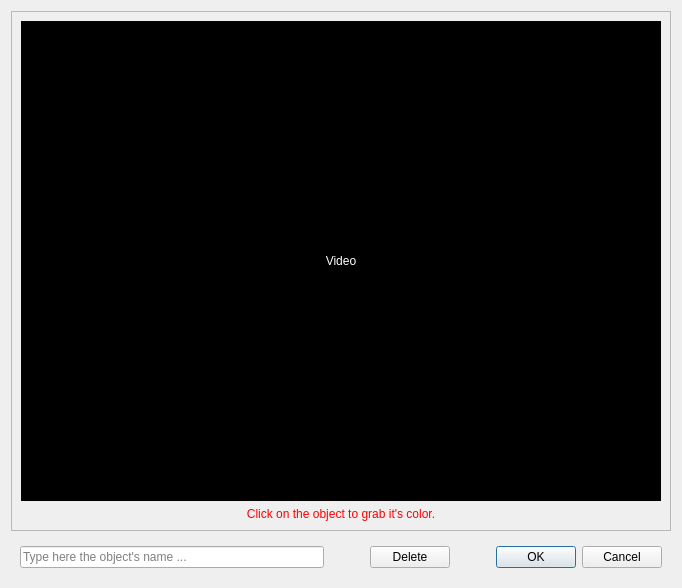
<?xml version="1.0" encoding="UTF-8"?>
<ui version="4.0">
 <class>Gecon::ObjectDialog</class>
 <widget class="QDialog" name="Gecon::ObjectDialog">
  <property name="geometry">
   <rect>
    <x>0</x>
    <y>0</y>
    <width>678</width>
    <height>588</height>
   </rect>
  </property>
  <property name="sizePolicy">
   <sizepolicy hsizetype="Preferred" vsizetype="Preferred">
    <horstretch>0</horstretch>
    <verstretch>0</verstretch>
   </sizepolicy>
  </property>
  <property name="windowTitle">
   <string>Dialog</string>
  </property>
  <layout class="QVBoxLayout" name="verticalLayout">
   <item>
    <widget class="QFrame" name="frame">
     <property name="frameShape">
      <enum>QFrame::StyledPanel</enum>
     </property>
     <layout class="QVBoxLayout" name="verticalLayout_4" stretch="0,0">
      <property name="margin">
       <number>9</number>
      </property>
      <item>
       <widget class="QWidget" name="video" native="true">
        <layout class="QVBoxLayout" name="verticalLayout_2">
         <property name="spacing">
          <number>0</number>
         </property>
         <property name="margin">
          <number>0</number>
         </property>
         <item>
          <widget class="ImageDisplay" name="display">
           <property name="sizePolicy">
            <sizepolicy hsizetype="Fixed" vsizetype="Fixed">
             <horstretch>0</horstretch>
             <verstretch>0</verstretch>
            </sizepolicy>
           </property>
           <property name="minimumSize">
            <size>
             <width>640</width>
             <height>480</height>
            </size>
           </property>
           <property name="maximumSize">
            <size>
             <width>640</width>
             <height>480</height>
            </size>
           </property>
           <property name="palette">
            <palette>
             <active>
              <colorrole role="WindowText">
               <brush brushstyle="SolidPattern">
                <color alpha="255">
                 <red>255</red>
                 <green>255</green>
                 <blue>255</blue>
                </color>
               </brush>
              </colorrole>
              <colorrole role="Text">
               <brush brushstyle="SolidPattern">
                <color alpha="255">
                 <red>255</red>
                 <green>255</green>
                 <blue>255</blue>
                </color>
               </brush>
              </colorrole>
              <colorrole role="ButtonText">
               <brush brushstyle="SolidPattern">
                <color alpha="255">
                 <red>255</red>
                 <green>255</green>
                 <blue>255</blue>
                </color>
               </brush>
              </colorrole>
              <colorrole role="Base">
               <brush brushstyle="SolidPattern">
                <color alpha="255">
                 <red>255</red>
                 <green>255</green>
                 <blue>255</blue>
                </color>
               </brush>
              </colorrole>
              <colorrole role="Window">
               <brush brushstyle="SolidPattern">
                <color alpha="255">
                 <red>0</red>
                 <green>0</green>
                 <blue>0</blue>
                </color>
               </brush>
              </colorrole>
              <colorrole role="HighlightedText">
               <brush brushstyle="SolidPattern">
                <color alpha="255">
                 <red>255</red>
                 <green>255</green>
                 <blue>255</blue>
                </color>
               </brush>
              </colorrole>
             </active>
             <inactive>
              <colorrole role="WindowText">
               <brush brushstyle="SolidPattern">
                <color alpha="255">
                 <red>255</red>
                 <green>255</green>
                 <blue>255</blue>
                </color>
               </brush>
              </colorrole>
              <colorrole role="Text">
               <brush brushstyle="SolidPattern">
                <color alpha="255">
                 <red>255</red>
                 <green>255</green>
                 <blue>255</blue>
                </color>
               </brush>
              </colorrole>
              <colorrole role="ButtonText">
               <brush brushstyle="SolidPattern">
                <color alpha="255">
                 <red>255</red>
                 <green>255</green>
                 <blue>255</blue>
                </color>
               </brush>
              </colorrole>
              <colorrole role="Base">
               <brush brushstyle="SolidPattern">
                <color alpha="255">
                 <red>255</red>
                 <green>255</green>
                 <blue>255</blue>
                </color>
               </brush>
              </colorrole>
              <colorrole role="Window">
               <brush brushstyle="SolidPattern">
                <color alpha="255">
                 <red>0</red>
                 <green>0</green>
                 <blue>0</blue>
                </color>
               </brush>
              </colorrole>
              <colorrole role="HighlightedText">
               <brush brushstyle="SolidPattern">
                <color alpha="255">
                 <red>255</red>
                 <green>255</green>
                 <blue>255</blue>
                </color>
               </brush>
              </colorrole>
             </inactive>
             <disabled>
              <colorrole role="WindowText">
               <brush brushstyle="SolidPattern">
                <color alpha="255">
                 <red>142</red>
                 <green>142</green>
                 <blue>142</blue>
                </color>
               </brush>
              </colorrole>
              <colorrole role="Text">
               <brush brushstyle="SolidPattern">
                <color alpha="255">
                 <red>142</red>
                 <green>142</green>
                 <blue>142</blue>
                </color>
               </brush>
              </colorrole>
              <colorrole role="ButtonText">
               <brush brushstyle="SolidPattern">
                <color alpha="255">
                 <red>142</red>
                 <green>142</green>
                 <blue>142</blue>
                </color>
               </brush>
              </colorrole>
              <colorrole role="Base">
               <brush brushstyle="SolidPattern">
                <color alpha="255">
                 <red>0</red>
                 <green>0</green>
                 <blue>0</blue>
                </color>
               </brush>
              </colorrole>
              <colorrole role="Window">
               <brush brushstyle="SolidPattern">
                <color alpha="255">
                 <red>0</red>
                 <green>0</green>
                 <blue>0</blue>
                </color>
               </brush>
              </colorrole>
              <colorrole role="HighlightedText">
               <brush brushstyle="SolidPattern">
                <color alpha="255">
                 <red>255</red>
                 <green>255</green>
                 <blue>255</blue>
                </color>
               </brush>
              </colorrole>
             </disabled>
            </palette>
           </property>
           <property name="autoFillBackground">
            <bool>true</bool>
           </property>
           <property name="text">
            <string>Video</string>
           </property>
           <property name="alignment">
            <set>Qt::AlignCenter</set>
           </property>
          </widget>
         </item>
        </layout>
       </widget>
      </item>
      <item>
       <widget class="QLabel" name="grabDescriptionLabel">
        <property name="palette">
         <palette>
          <active>
           <colorrole role="WindowText">
            <brush brushstyle="SolidPattern">
             <color alpha="255">
              <red>255</red>
              <green>0</green>
              <blue>0</blue>
             </color>
            </brush>
           </colorrole>
          </active>
          <inactive>
           <colorrole role="WindowText">
            <brush brushstyle="SolidPattern">
             <color alpha="255">
              <red>255</red>
              <green>0</green>
              <blue>0</blue>
             </color>
            </brush>
           </colorrole>
          </inactive>
          <disabled>
           <colorrole role="WindowText">
            <brush brushstyle="SolidPattern">
             <color alpha="255">
              <red>142</red>
              <green>142</green>
              <blue>142</blue>
             </color>
            </brush>
           </colorrole>
          </disabled>
         </palette>
        </property>
        <property name="text">
         <string>&lt;!DOCTYPE HTML PUBLIC &quot;-//W3C//DTD HTML 4.0//EN&quot; &quot;http://www.w3.org/TR/REC-html40/strict.dtd&quot;&gt;
&lt;html&gt;&lt;head&gt;&lt;meta name=&quot;qrichtext&quot; content=&quot;1&quot; /&gt;&lt;style type=&quot;text/css&quot;&gt;
p, li { white-space: pre-wrap; }
&lt;/style&gt;&lt;/head&gt;&lt;body style=&quot; font-family:'Helvetica'; font-size:8pt; font-weight:400; font-style:normal;&quot;&gt;
&lt;p style=&quot; margin-top:0px; margin-bottom:0px; margin-left:0px; margin-right:0px; -qt-block-indent:0; text-indent:0px;&quot;&gt;&lt;span style=&quot; font-family:'Sans'; font-size:9pt;&quot;&gt;Click on the object to grab it's color.&lt;/span&gt;&lt;/p&gt;&lt;/body&gt;&lt;/html&gt;</string>
        </property>
        <property name="alignment">
         <set>Qt::AlignCenter</set>
        </property>
       </widget>
      </item>
     </layout>
    </widget>
   </item>
   <item>
    <widget class="QWidget" name="widget" native="true">
     <layout class="QHBoxLayout" name="horizontalLayout" stretch="1,0,0,0,0">
      <item>
       <widget class="QLineEdit" name="objectName">
        <property name="font">
         <font>
          <italic>false</italic>
         </font>
        </property>
        <property name="inputMask">
         <string/>
        </property>
        <property name="text">
         <string/>
        </property>
        <property name="placeholderText">
         <string>Type here the object's name ...</string>
        </property>
       </widget>
      </item>
      <item>
       <spacer name="horizontalSpacer">
        <property name="orientation">
         <enum>Qt::Horizontal</enum>
        </property>
        <property name="sizeHint" stdset="0">
         <size>
          <width>40</width>
          <height>20</height>
         </size>
        </property>
       </spacer>
      </item>
      <item>
       <widget class="QPushButton" name="deleteButton">
        <property name="text">
         <string>Delete</string>
        </property>
       </widget>
      </item>
      <item>
       <spacer name="horizontalSpacer_2">
        <property name="orientation">
         <enum>Qt::Horizontal</enum>
        </property>
        <property name="sizeHint" stdset="0">
         <size>
          <width>40</width>
          <height>20</height>
         </size>
        </property>
       </spacer>
      </item>
      <item>
       <widget class="QDialogButtonBox" name="buttonBox">
        <property name="orientation">
         <enum>Qt::Horizontal</enum>
        </property>
        <property name="standardButtons">
         <set>QDialogButtonBox::Cancel|QDialogButtonBox::Ok</set>
        </property>
       </widget>
      </item>
     </layout>
    </widget>
   </item>
  </layout>
 </widget>
 <customwidgets>
  <customwidget>
   <class>ImageDisplay</class>
   <extends>QLabel</extends>
   <header>ImageDisplay.hpp</header>
  </customwidget>
 </customwidgets>
 <tabstops>
  <tabstop>buttonBox</tabstop>
  <tabstop>objectName</tabstop>
 </tabstops>
 <resources/>
 <connections>
  <connection>
   <sender>buttonBox</sender>
   <signal>rejected()</signal>
   <receiver>Gecon::ObjectDialog</receiver>
   <slot>reject()</slot>
   <hints>
    <hint type="sourcelabel">
     <x>334</x>
     <y>560</y>
    </hint>
    <hint type="destinationlabel">
     <x>286</x>
     <y>274</y>
    </hint>
   </hints>
  </connection>
 </connections>
</ui>
